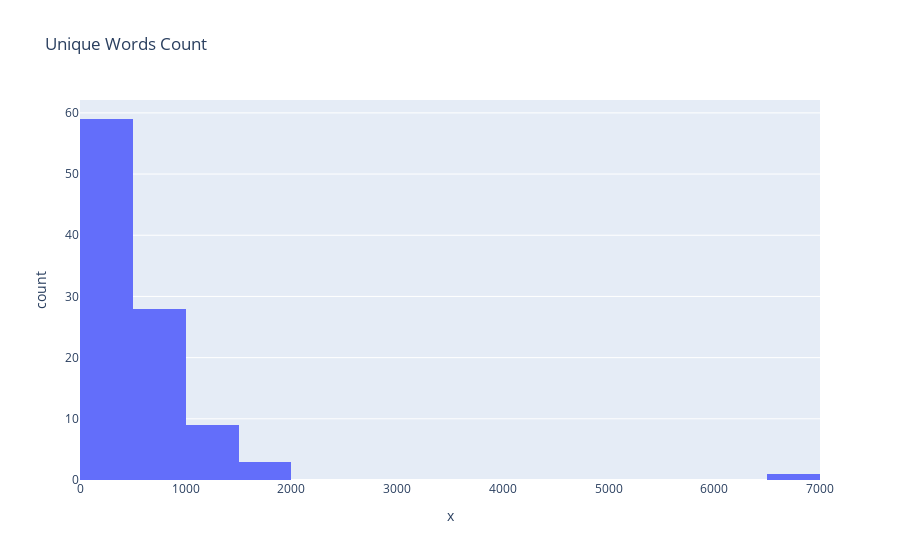

Here is the notebook cell this chart was saved with:
### Markdown cell above
##### There is one document with 27-28K words. Other documents all have < 6K words in total.

### Code cell
px.histogram(x=train_csv["preprocessed_html_text"].apply(lambda text: set(text.split(" "))).apply(len),
             title="Unique Words Count")

### Figure 1 — Plotly figure (JSON) as saved in the notebook; plotly's stock layout.template omitted (floating-point values rounded to 4 significant figures)
{"data": [{"alignmentgroup": "True", "bingroup": "x", "hovertemplate": "x=%{x}<br>count=%{y}<extra></extra>", "legendgroup": "", "marker": {"color": "#636efa", "pattern": {"shape": ""}}, "name": "", "offsetgroup": "", "orientation": "v", "showlegend": false, "type": "histogram", "x": [466, 885, 533, 269, 224, 170, 203, 113, 151, 172, 172, 599, 505, 505, 355, 355, 527, 494, 504, 277, 1147, 1789, 437, 523, 413, 800, 675, 1050, 1216, 423, 602, 1609, 438, 697, 1293, 265, 447, 292, 1019, 303, 677, 494, 295, 340, 498, 346, 1199, 1720, 555, 193, 311, 262, 411, 411, 271, 265, 888, 621, 445, 1323, 329, 632, 452, 665, 499, 144, 424, 273, 626, 611, 726, 543, 430, 219, 790, 446, 894, 480, 929, 450, 469, 424, 331, 714, 429, 258, 396, 396, 316, 316, 787, 265, 358, 1018, 1026, 6506, 453, 421, 556, 469], "xaxis": "x", "yaxis": "y"}], "layout": {"barmode": "relative", "legend": {"tracegroupgap": 0}, "title": {"text": "Unique Words Count"}, "xaxis": {"anchor": "y", "domain": [0, 1], "title": {"text": "x"}}, "yaxis": {"anchor": "x", "domain": [0, 1], "title": {"text": "count"}}}}
